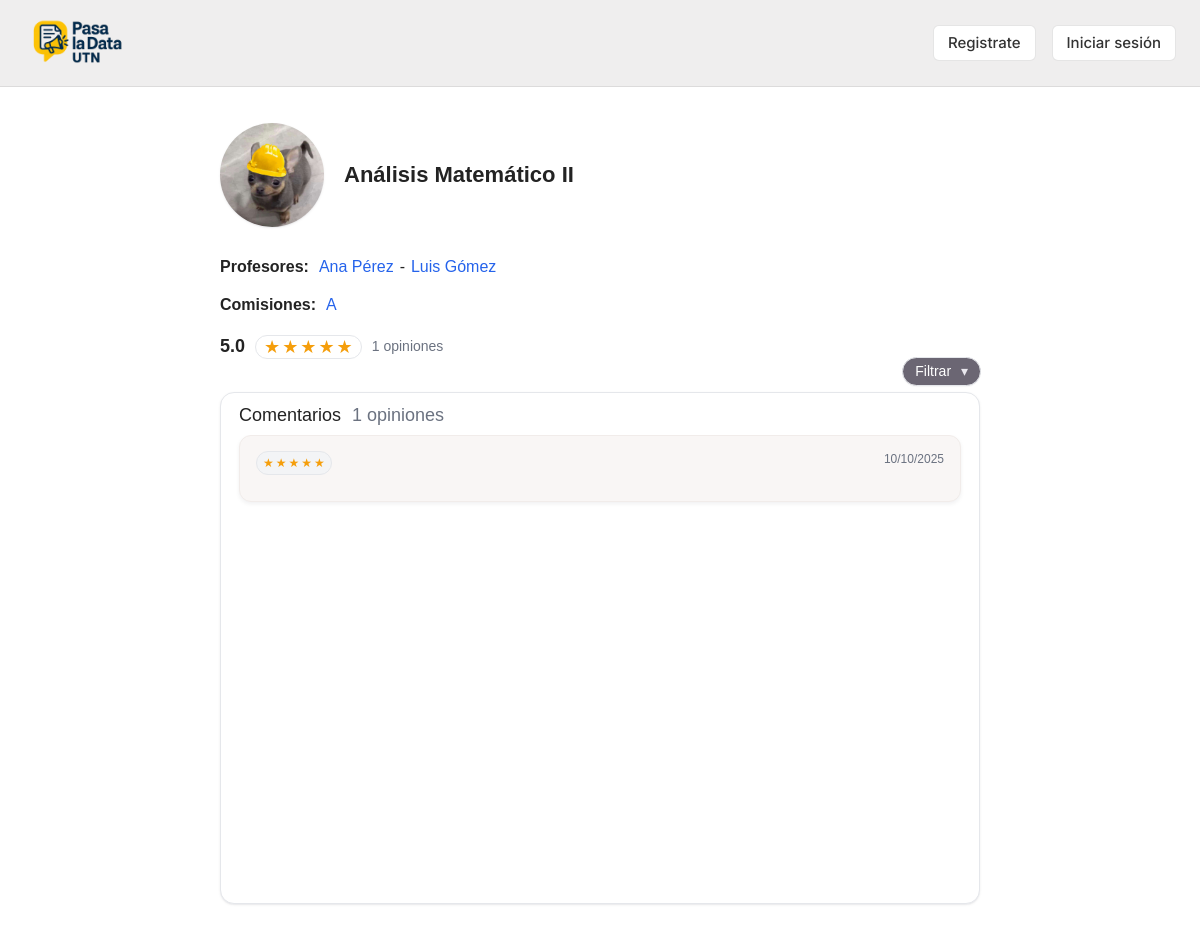
Screenshot of /academics/materia/1/ with the database file from the repository.
### academics/models.py (models this page shows, shortened)
class Materia(models.Model):
    nombre = models.CharField(max_length=120, unique=True)
    eliminado = models.BooleanField(default=False)
    departamento = models.ForeignKey(Department, on_delete=models.CASCADE, related_name="materias")
    descripcion = models.TextField(blank=True, null=True)
    icono = models.CharField(max_length=4096, blank=True, null=True)
    imagen = models.ImageField(upload_to="materias/", blank=True, null=True)
    created_at = models.DateTimeField(auto_now_add=True)
    class Meta:
        ordering = ["nombre"]

### people/models.py (models this page shows)
class User(AbstractUser):
    class Role(models.TextChoices):
        ALUMNO = "ALU", "Alumno"
        PROFESOR = "PRO", "Profesor"
    rol = models.CharField(max_length=3, choices=Role.choices)
    legajo = models.CharField(max_length=20, unique=True, null=True, blank=True)  # solo alumnos
    username = models.CharField(max_length=150, blank=True, default='')
    imagen_perfil = models.ImageField(
        upload_to="profiles/", null=True, blank=True
    )

### academics/views.py (the view)
# urls.py: path("materia/<int:materia_id>/", views.perfil_materia, name="perfil_materia"),
def perfil_materia(request, materia_id: int):
    materia = get_object_or_404(Materia, id=materia_id)
    mcas = (
        MateriaComisionAnio.objects
        .filter(materia_id=materia_id)
        .select_related("comision", "titular", "jtp")
        .order_by("-anio", "comision__nombre")
    )
    profes, seen = [], set()
    for m in mcas:
        for prof in (m.titular, m.jtp):
            if prof and prof.username not in seen:
                profes.append(prof)
                seen.add(prof.username)
    comisiones_qs = (
        mcas.values("comision__id", "comision__nombre")
            .annotate(max_anio=Max("anio"))
            .order_by("comision__nombre")
    )
    comisiones = [
        {"id": row["comision__id"], "nombre": row["comision__nombre"], "anio": row["max_anio"]}
        for row in comisiones_qs
    ]
    order = request.GET.get("order", "desc")
    if order not in ("asc", "desc"):
        order = "desc"
    order_prefix = "" if order == "asc" else "-"
    items_qs = (
        ResenaItem.objects
        .filter(target_type="MATERIA", resena__mca__materia_id=materia_id)
        .order_by(f"{order_prefix}created_at")
    )
    agg = items_qs.aggregate(promedio=Avg("puntuacion"), cantidad=Count("id"))
    promedio = float(agg["promedio"] or 0.0)
    cantidad = int(agg["cantidad"] or 0)
    full_stars = max(0, min(5, int(round(promedio)) if cantidad else 0))
    rating = {
        "score": f"{promedio:.1f}" if cantidad else "—",
        "count_text": _count_text(cantidad),
        "full_stars": full_stars,
    }
    comentarios = [
        {
            "estrellas": int(it.puntuacion or 0),
            "texto": profanity.censor((it.comentario or "").strip()),
            "fecha": localtime(it.created_at).strftime("%d/%m/%Y"),
        }
        for it in items_qs[:50]
    ]
    return render(
        request,
        "academics/perfil_materia.html",
        {
            "materia": materia,
            "profes": profes,
            "comisiones": comisiones,
            "rating": rating,
            "comentarios": comentarios,
            "order": order,
        },
    )

### academics/views.py (called while the page is built)
def _count_text(n: int) -> str:
        return f"{n} opiniones" if n < 1000 else f"{n/1000:.1f} k opiniones"

### academics/templates/academics/perfil_materia.html (shortened to what this page needs)
{% extends "base.html" %}
{% load static %}
{% block extra_head %}
  <link rel="stylesheet" href="{% static 'css/perfiles.css' %}?v={% now 'U' %}">
{% endblock %}
{% block content %}
<div class="pp-container">
  <section class="pp-header">
    <div class="pp-avatar">
      <img src="{% static 'people/inge.jpg' %}" alt="{{ materia.nombre }}">
    </div>
    <div class="pp-headinfo">
      <h1 class="pp-name">{{ materia.nombre }}</h1>
    </div>
    <div class="pp-meta">
      <div class="pp-line">
        <span class="pp-field">Profesores:</span>
        <span class="pp-list">
          {% if profes %}
            {% for p in profes %}
              <a class="pp-link" href="{% url 'people:perfil_profesor' p.username %}">
                {{ p.get_full_name|default:p.username }}
              </a>{% if not forloop.last %} - {% endif %}
            {% endfor %}
          {% else %}
            <span class="pp-empty">Sin asignar</span>
          {% endif %}
        </span>
      </div>
      <div class="pp-line">
        <span class="pp-field">Comisiones:</span>
        <span class="pp-list">
          {% for c in comisiones %}
            <a class="pp-link" href="{% url 'academics:perfil_comision' materia.id c.id c.anio %}">{{ c.nombre }}</a>{% if not forloop.last %}, {% endif %}
            {% empty %}
                <span class="pp-empty">—</span>
            {% endfor %}
        </span>
      </div>
      <div class="pp-rating-row">
        <span class="pp-score">{{ rating.score }}</span>
        <span class="pp-stars-pill">
          <span class="pp-stars" aria-label="rating">
            {% for i in "12345" %}
              {% if forloop.counter <= rating.full_stars %}
                <i>★</i>
              {% else %}
                <i class="off">★</i>
              {% endif %}
            {% endfor %}
          </span>
        </span>
        <span class="pp-opiniones">{{ rating.count_text }}</span>
      </div>
    </div>
  </section>
  <section class="pp-comments">
    <div class="pp-comments-head">
      <h2>Comentarios <span class="pp-count">{{ rating.count_text }}</span></h2>
      <div class="pp-filter-wrap">
        <button class="pp-filter" id="ppFilterBtn" aria-expanded="false">
          Filtrar <span class="caret">▾</span>
        </button>
      </div>
    </div>
    <div class="pp-comments-box">
      {% for c in comentarios %}
        <article class="pp-comment">
          <div class="pp-stars-badge">
            {% for _ in "12345" %}
              {% if forloop.counter <= c.estrellas %}<i>★</i>{% else %}<i class="off">★</i>{% endif %}
            {% endfor %}
          </div>
          <time class="pp-date">{{ c.fecha }}</time>
        </article>
      {% empty %}
        <div class="pp-no-comments">Todavía no hay comentarios.</div>
      {% endfor %}
    </div>
  </section>
</div>
{% endblock %}

### static/css/app.css (style rules this page uses)
html, body { margin: 0; padding: 0; }
:root { --font-ui: "Inter", system-ui, -apple-system, "Segoe UI", Roboto, Helvetica, Arial, sans-serif; }
html { font-family: var(--font-ui) !important; line-height: 1.5; }
body, input, select, textarea, button { font-family: inherit !important; }
*, *::before, *::after { font-kerning: normal; }

### static/css/perfiles.css (style rules this page uses)
:root { --pp-bg:#fff; --pp-text:#232323; --pp-muted:#6b7280; --pp-primary:#2563eb; --pp-star:#f59e0b; --pp-border:#e5e7eb; --pp-chip-bg:#f3f4f6; --pp-soft:#f9f6f5; --pp-soft-border:#f1ecea; --pp-soft-shadow:0 1px 1px rgba(16,24,40,.04),0 1px 3px rgba(16,24,40,.06); --pp-colw:760px; --pp-font: "Static Label Large", sans-serif; --pp-font-size: 16px; }
.pp-container { width:100%; margin:0 0 80px; padding:0 40px; color:var(--pp-text); font-family:var(--pp-font); font-size:var(--pp-font-size); }
.pp-header,.pp-comments { max-width:var(--pp-colw); margin-left:auto; margin-right:auto; }
.pp-header { display:grid; grid-template-columns:104px 1fr; grid-template-rows:auto auto; grid-template-areas:"avatar name" "meta meta"; gap:16px 20px; align-items:start; padding:36px 0 12px; border-bottom:none; }
.pp-avatar { grid-area:avatar; width:104px;height:104px; border-radius:9999px; overflow:hidden; background:#fafafa; box-shadow:var(--pp-soft-shadow); }
.pp-avatar img { width:100%;height:100%;object-fit:cover; }
.pp-headinfo { grid-area:name; align-self:center; }
.pp-name { margin:0; font-size:22px; font-weight:700; }
.pp-meta { grid-area:meta; display:grid; gap:6px; margin-top:8px; }
.pp-line { display:flex; flex-wrap:wrap; gap:6px 10px; align-items:baseline; margin:4px 0; }
.pp-field { font-weight:600; }
.pp-list { display:inline-flex; flex-wrap:wrap; gap:6px; }
.pp-link { color:var(--pp-primary); text-decoration:none; }
.pp-rating-row { display:flex; align-items:center; gap:10px; margin-top:6px; }
.pp-score { font-weight:700; font-size:18px; }
.pp-stars-pill { display:inline-flex; align-items:center; padding:2px 8px; border-radius:999px; border:1px solid var(--pp-border); background:#fff; }
.pp-stars { display:inline-flex; gap:2px; font-size:18px; line-height:1; }
.pp-stars i { color:var(--pp-star); font-style:normal; }
.pp-opiniones { color:var(--pp-muted); font-size:14px; }
.pp-comments { margin-top:20px; position:relative; background:#fff; border:1px solid var(--pp-border); border-radius:14px; box-shadow:var(--pp-soft-shadow); padding:10px 12px 12px; height:64vh; display:flex; flex-direction:column; }
.pp-comments-head { padding:2px 6px 8px; }
.pp-comments-head h2 { margin:0; font-size:18px; }
.pp-count { color:var(--pp-muted); font-weight:500; margin-left:6px; }
.pp-comments-box { flex:1; overflow-y:auto; padding: 0 6px 0; display:flex; flex-direction:column; gap:12px; background:none; border:none; box-shadow:none; }
.pp-comment { position:relative; background:var(--pp-soft); border:1px solid var(--pp-soft-border); border-radius:12px; padding:14px 16px 18px; box-shadow:0 2px 4px rgba(16,24,40,.06); }
.pp-stars-badge { display:inline-flex; gap:2px; font-size:12px; padding:2px 6px; border-radius:999px; background:var(--pp-chip-bg); color:var(--pp-star); border:1px solid var(--pp-border); margin-bottom:8px; }
.pp-stars-badge i { font-style:normal; color:var(--pp-star); }
.pp-date { position:absolute; right:16px; top:14px; color:var(--pp-muted); font-size:12px; }
.pp-filter-wrap { position:absolute; right:-2px; top:-36px; z-index:10; }
.pp-filter { position:relative; appearance:none; border:1px solid var(--pp-border); background:#6b6673; color:#fff; border-radius:999px; padding:6px 12px; font-size:14px; line-height:1.1; box-shadow:0 1px 1px rgba(16,24,40,.04); cursor:pointer; }
.pp-filter .caret { margin-left:6px; color:#e9e7ee; }
:root { --color-promocionada: #6BB9FF; --color-aprobada: #F4C06A; --color-pendientes: #F07557; --donut-border-w: 8; --legend-fs: 12px; --label-fs: 12px; }

### rows the page displays
Materia: nombre "Análisis Matemático II"
User: get_full_name "Ana Pérez"
User: get_full_name "Luis Gómez"

### other values shown
{{ c.nombre }} "A"
{{ rating.score }} "5.0"
{{ rating.count_text }} "1 opiniones"
{{ c.fecha }} "10/10/2025"
